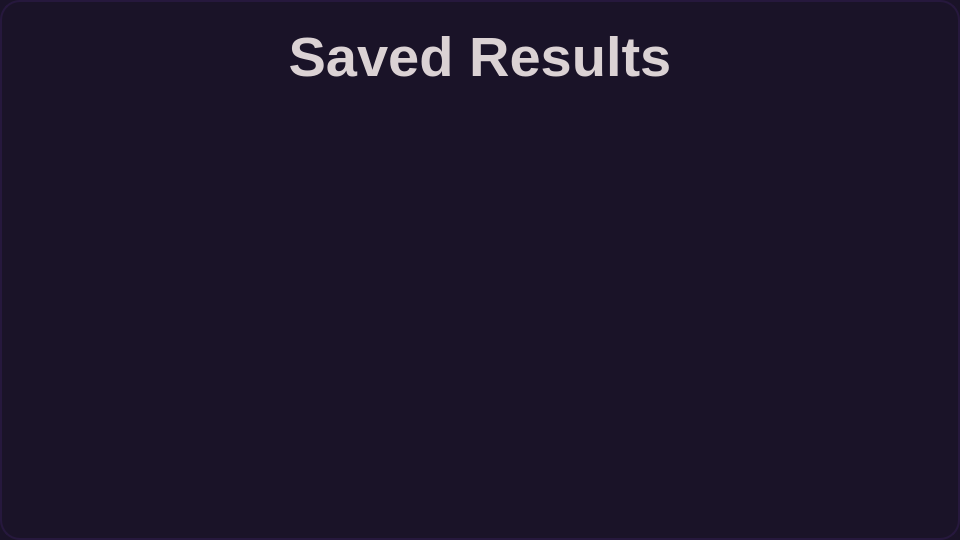
<?xml version="1.0" encoding="UTF-8"?>
<ui version="4.0">
 <class>SavedResultWindow</class>
 <widget class="QWidget" name="SavedResultWindow">
  <property name="geometry">
   <rect>
    <x>0</x>
    <y>0</y>
    <width>960</width>
    <height>540</height>
   </rect>
  </property>
  <property name="minimumSize">
   <size>
    <width>960</width>
    <height>540</height>
   </size>
  </property>
  <property name="maximumSize">
   <size>
    <width>960</width>
    <height>540</height>
   </size>
  </property>
  <property name="windowTitle">
   <string>Form</string>
  </property>
  <property name="styleSheet">
   <string notr="true">QWidget {
       border-radius: 20px;
       background-color: #1a1328;
}</string>
  </property>
  <widget class="QFrame" name="mainCard">
   <property name="geometry">
    <rect>
     <x>0</x>
     <y>0</y>
     <width>960</width>
     <height>540</height>
    </rect>
   </property>
   <property name="minimumSize">
    <size>
     <width>960</width>
     <height>540</height>
    </size>
   </property>
   <property name="maximumSize">
    <size>
     <width>960</width>
     <height>540</height>
    </size>
   </property>
   <property name="styleSheet">
    <string notr="true">QFrame#mainCard {
    background-color: #1a1328;
    border-radius: 20px;
    border: 2px solid #26183d;
}</string>
   </property>
   <property name="frameShape">
    <enum>QFrame::StyledPanel</enum>
   </property>
   <property name="frameShadow">
    <enum>QFrame::Raised</enum>
   </property>
   <layout class="QVBoxLayout" name="verticalLayout">
    <item>
     <widget class="QLabel" name="lblTitle">
      <property name="minimumSize">
       <size>
        <width>100</width>
        <height>70</height>
       </size>
      </property>
      <property name="maximumSize">
       <size>
        <width>16777215</width>
        <height>50</height>
       </size>
      </property>
      <property name="font">
       <font>
        <family>Segoe UI</family>
        <pointsize>42</pointsize>
        <weight>75</weight>
        <bold>true</bold>
       </font>
      </property>
      <property name="styleSheet">
       <string notr="true">color: #dbd2d4;
background-color: #1a1328;

</string>
      </property>
      <property name="text">
       <string>Saved Results</string>
      </property>
      <property name="scaledContents">
       <bool>false</bool>
      </property>
      <property name="alignment">
       <set>Qt::AlignCenter</set>
      </property>
     </widget>
    </item>
    <item>
     <widget class="QScrollArea" name="scrollArea">
      <property name="widgetResizable">
       <bool>true</bool>
      </property>
      <widget class="QWidget" name="scrollAreaWidgetContents">
       <property name="geometry">
        <rect>
         <x>0</x>
         <y>0</y>
         <width>942</width>
         <height>446</height>
        </rect>
       </property>
       <layout class="QVBoxLayout" name="verticalLayout_3">
        <item>
         <layout class="QVBoxLayout" name="verticalLayout_results"/>
        </item>
       </layout>
      </widget>
     </widget>
    </item>
   </layout>
  </widget>
 </widget>
 <resources/>
 <connections/>
</ui>
